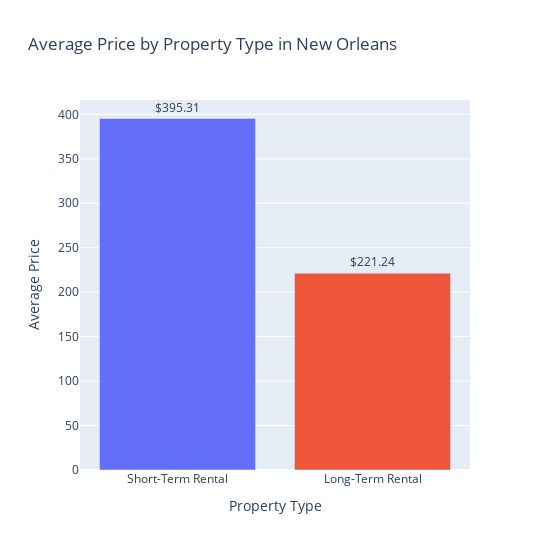

Notebook code for this chart:
### Code cell
## --------------------------------------------------------Percent Share by property type---------------------------------------------------------------- 
avg_price_by_room = data.groupby('property_type')['price'].mean().sort_values(ascending=False)
fig = px.bar(avg_price_by_room.reset_index(),
             x='property_type',
             y='price',
             title='Average Price by Property Type in New Orleans',
             color='property_type',
             text='price')

fig.update_traces(texttemplate='$%{text:.2f}', textposition='outside')
fig.update_layout(height = 550, width = 550,showlegend=False, yaxis_title='Average Price', xaxis_title='Property Type')
fig.show()

### Figure 1 — Plotly figure (JSON) as saved in the notebook; plotly's stock layout.template omitted (floating-point values rounded to 4 significant figures)
{"data": [{"alignmentgroup": "True", "hovertemplate": "property_type=%{x}<br>price=%{text}<extra></extra>", "legendgroup": "Short-Term Rental", "marker": {"color": "#636efa", "pattern": {"shape": ""}}, "name": "Short-Term Rental", "offsetgroup": "Short-Term Rental", "orientation": "v", "showlegend": true, "text": [395.3], "textposition": "outside", "texttemplate": "$%{text:.2f}", "type": "bar", "x": ["Short-Term Rental"], "xaxis": "x", "y": [395.3], "yaxis": "y"}, {"alignmentgroup": "True", "hovertemplate": "property_type=%{x}<br>price=%{text}<extra></extra>", "legendgroup": "Long-Term Rental", "marker": {"color": "#EF553B", "pattern": {"shape": ""}}, "name": "Long-Term Rental", "offsetgroup": "Long-Term Rental", "orientation": "v", "showlegend": true, "text": [221.2], "textposition": "outside", "texttemplate": "$%{text:.2f}", "type": "bar", "x": ["Long-Term Rental"], "xaxis": "x", "y": [221.2], "yaxis": "y"}], "layout": {"barmode": "relative", "height": 550, "legend": {"title": {"text": "property_type"}, "tracegroupgap": 0}, "showlegend": false, "title": {"text": "Average Price by Property Type in New Orleans"}, "width": 550, "xaxis": {"anchor": "y", "autorange": true, "categoryarray": ["Short-Term Rental", "Long-Term Rental"], "categoryorder": "array", "domain": [0, 1], "range": [-0.5, 1.5], "title": {"text": "Property Type"}, "type": "category"}, "yaxis": {"anchor": "x", "autorange": true, "domain": [0, 1], "range": [0, 416.1], "title": {"text": "Average Price"}, "type": "linear"}}}
